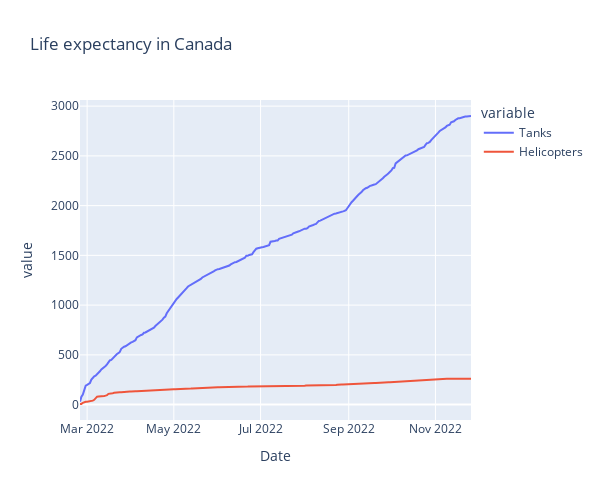

Notebook cell for this chart:
### Code cell
import plotly.express as px
fig = px.line(df, x="Date", y=["Tanks", 'Helicopters'], title='Life expectancy in Canada',  width=600, height=500)
fig.show()

### Figure 1 — Plotly figure (JSON) as saved in the notebook; plotly's stock layout.template omitted (floating-point values rounded to 4 significant figures; data arrays with more than 128 entries replaced by an {"elided": "..."} marker saying what was removed)
{"data": [{"hovertemplate": "variable=Tanks<br>Date=%{x}<br>value=%{y}<extra></extra>", "legendgroup": "Tanks", "line": {"color": "#636efa", "dash": "solid"}, "marker": {"symbol": "circle"}, "mode": "lines", "name": "Tanks", "orientation": "v", "showlegend": true, "type": "scatter", "x": {"elided": "276 str values"}, "xaxis": "x", "y": {"elided": "276 int values"}, "yaxis": "y"}, {"hovertemplate": "variable=Helicopters<br>Date=%{x}<br>value=%{y}<extra></extra>", "legendgroup": "Helicopters", "line": {"color": "#EF553B", "dash": "solid"}, "marker": {"symbol": "circle"}, "mode": "lines", "name": "Helicopters", "orientation": "v", "showlegend": true, "type": "scatter", "x": {"elided": "276 str values"}, "xaxis": "x", "y": {"elided": "276 int values"}, "yaxis": "y"}], "layout": {"height": 500, "legend": {"title": {"text": "variable"}, "tracegroupgap": 0}, "title": {"text": "Life expectancy in Canada"}, "width": 600, "xaxis": {"anchor": "y", "domain": [0, 1], "title": {"text": "Date"}}, "yaxis": {"anchor": "x", "domain": [0, 1], "title": {"text": "value"}}}}
